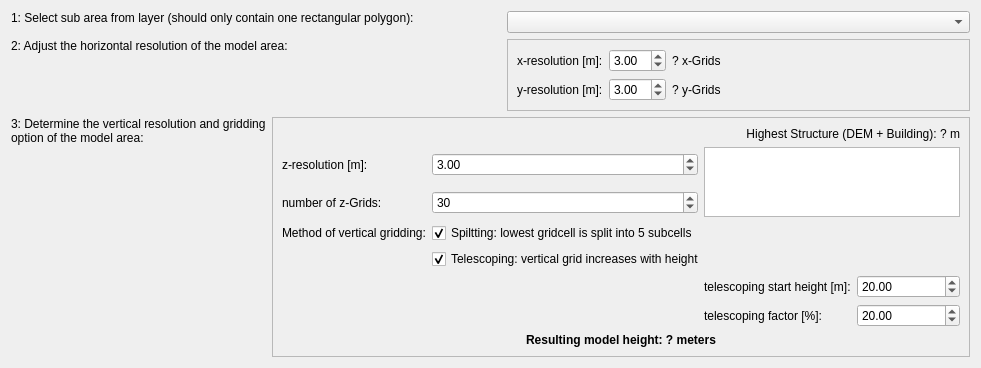
                    <widget class="QWidget" name="tab_2">
                     <attribute name="title">
                      <string>General Settings</string>
                     </attribute>
                     <layout class="QGridLayout" name="gridLayout_11">
                      <item row="3" column="1" rowspan="2" colspan="3">
                       <widget class="QFrame" name="frm_vertExt">
                        <property name="frameShape">
                         <enum>QFrame::StyledPanel</enum>
                        </property>
                        <property name="frameShadow">
                         <enum>QFrame::Raised</enum>
                        </property>
                        <layout class="QGridLayout" name="gridLayout_13">
                         <item row="14" column="0" colspan="4">
                          <widget class="QLabel" name="l_zHeight">
                           <property name="sizePolicy">
                            <sizepolicy hsizetype="Expanding" vsizetype="Preferred">
                             <horstretch>0</horstretch>
                             <verstretch>0</verstretch>
                            </sizepolicy>
                           </property>
                           <property name="font">
                            <font>
                             <weight>75</weight>
                             <bold>true</bold>
                            </font>
                           </property>
                           <property name="text">
                            <string>Resulting model height: ? meters</string>
                           </property>
                           <property name="alignment">
                            <set>Qt::AlignCenter</set>
                           </property>
                          </widget>
                         </item>
                         <item row="12" column="2">
                          <widget class="QLabel" name="l_zGrids_4">
                           <property name="text">
                            <string>telescoping factor [%]:</string>
                           </property>
                          </widget>
                         </item>
                         <item row="4" column="1">
                          <widget class="QgsSpinBox" name="se_zGrids">
                           <property name="sizePolicy">
                            <sizepolicy hsizetype="Minimum" vsizetype="Fixed">
                             <horstretch>0</horstretch>
                             <verstretch>0</verstretch>
                            </sizepolicy>
                           </property>
                           <property name="minimum">
                            <number>1</number>
                           </property>
                           <property name="value">
                            <number>30</number>
                           </property>
                           <property name="showClearButton">
                            <bool>false</bool>
                           </property>
                           <property name="clearValue">
                            <bool>false</bool>
                           </property>
                          </widget>
                         </item>
                         <item row="3" column="2" rowspan="2" colspan="2">
                          <widget class="QTextBrowser" name="tb_zPreview">
                           <property name="sizePolicy">
                            <sizepolicy hsizetype="Expanding" vsizetype="Expanding">
                             <horstretch>0</horstretch>
                             <verstretch>0</verstretch>
                            </sizepolicy>
                           </property>
                          </widget>
                         </item>
                         <item row="12" column="3">
                          <widget class="QgsDoubleSpinBox" name="se_teleStretch">
                           <property name="minimum">
                            <double>0.000000000000000</double>
                           </property>
                           <property name="maximum">
                            <double>30.000000000000000</double>
                           </property>
                           <property name="value">
                            <double>20.000000000000000</double>
                           </property>
                           <property name="showClearButton">
                            <bool>false</bool>
                           </property>
                          </widget>
                         </item>
                         <item row="4" column="0">
                          <widget class="QLabel" name="l_zGrids">
                           <property name="text">
                            <string>number of z-Grids:</string>
                           </property>
                          </widget>
                         </item>
                         <item row="3" column="1">
                          <widget class="QgsDoubleSpinBox" name="se_dz">
                           <property name="sizePolicy">
                            <sizepolicy hsizetype="Preferred" vsizetype="Fixed">
                             <horstretch>0</horstretch>
                             <verstretch>0</verstretch>
                            </sizepolicy>
                           </property>
                           <property name="minimum">
                            <double>0.500000000000000</double>
                           </property>
                           <property name="maximum">
                            <double>99.000000000000000</double>
                           </property>
                           <property name="singleStep">
                            <double>0.500000000000000</double>
                           </property>
                           <property name="value">
                            <double>3.000000000000000</double>
                           </property>
                           <property name="showClearButton">
                            <bool>false</bool>
                           </property>
                           <property name="clearValue">
                            <bool>false</bool>
                           </property>
                          </widget>
                         </item>
                         <item row="10" column="2">
                          <widget class="QLabel" name="l_zGrids_3">
                           <property name="text">
                            <string>telescoping start height [m]:</string>
                           </property>
                          </widget>
                         </item>
                         <item row="10" column="3">
                          <widget class="QgsDoubleSpinBox" name="se_teleStart">
                           <property name="minimum">
                            <double>0.000000000000000</double>
                           </property>
                           <property name="maximum">
                            <double>99999.990000000005239</double>
                           </property>
                           <property name="value">
                            <double>20.000000000000000</double>
                           </property>
                           <property name="showClearButton">
                            <bool>false</bool>
                           </property>
                          </widget>
                         </item>
                         <item row="3" column="0">
                          <widget class="QLabel" name="l_zGrids_2">
                           <property name="text">
                            <string>z-resolution [m]:</string>
                           </property>
                          </widget>
                         </item>
                         <item row="0" column="1" colspan="3">
                          <widget class="QLabel" name="l_highestStruct">
                           <property name="sizePolicy">
                            <sizepolicy hsizetype="Expanding" vsizetype="Preferred">
                             <horstretch>0</horstretch>
                             <verstretch>0</verstretch>
                            </sizepolicy>
                           </property>
                           <property name="text">
                            <string>Highest Structure (DEM + Building): ? m</string>
                           </property>
                           <property name="alignment">
                            <set>Qt::AlignRight|Qt::AlignTrailing|Qt::AlignVCenter</set>
                           </property>
                          </widget>
                         </item>
                         <item row="5" column="0">
                          <widget class="QLabel" name="l_zGrids_5">
                           <property name="text">
                            <string>Method of vertical gridding:</string>
                           </property>
                          </widget>
                         </item>
                         <item row="7" column="1" colspan="3">
                          <widget class="QCheckBox" name="chk_useTelescoping">
                           <property name="text">
                            <string>Telescoping: vertical grid increases with height</string>
                           </property>
                           <property name="checked">
                            <bool>true</bool>
                           </property>
                          </widget>
                         </item>
                         <item row="5" column="1">
                          <widget class="QCheckBox" name="chk_useSplitting">
                           <property name="text">
                            <string>Spiltting: lowest gridcell is split into 5 subcells</string>
                           </property>
                           <property name="checked">
                            <bool>true</bool>
                           </property>
                          </widget>
                         </item>
                        </layout>
                       </widget>
                      </item>
                      <item row="0" column="2" colspan="2">
                       <widget class="QgsMapLayerComboBox" name="cb_subArea">
                        <property name="currentIndex">
                         <number>-1</number>
                        </property>
                        <property name="allowEmptyLayer">
                         <bool>true</bool>
                        </property>
                       </widget>
                      </item>
                      <item row="1" column="0" colspan="2">
                       <widget class="QLabel" name="label_29">
                        <property name="text">
                         <string>2: Adjust the horizontal resolution of the model area:</string>
                        </property>
                        <property name="alignment">
                         <set>Qt::AlignLeading|Qt::AlignLeft|Qt::AlignTop</set>
                        </property>
                        <property name="wordWrap">
                         <bool>true</bool>
                        </property>
                       </widget>
                      </item>
                      <item row="3" column="0">
                       <widget class="QLabel" name="label_30">
                        <property name="sizePolicy">
                         <sizepolicy hsizetype="Minimum" vsizetype="Preferred">
                          <horstretch>0</horstretch>
                          <verstretch>0</verstretch>
                         </sizepolicy>
                        </property>
                        <property name="text">
                         <string>3: Determine the vertical resolution and gridding option of the model area:</string>
                        </property>
                        <property name="alignment">
                         <set>Qt::AlignLeading|Qt::AlignLeft|Qt::AlignTop</set>
                        </property>
                        <property name="wordWrap">
                         <bool>true</bool>
                        </property>
                       </widget>
                      </item>
                      <item row="1" column="2" colspan="2">
                       <widget class="QFrame" name="frm_horExt">
                        <property name="sizePolicy">
                         <sizepolicy hsizetype="Minimum" vsizetype="Preferred">
                          <horstretch>0</horstretch>
                          <verstretch>0</verstretch>
                         </sizepolicy>
                        </property>
                        <property name="frameShape">
                         <enum>QFrame::StyledPanel</enum>
                        </property>
                        <property name="frameShadow">
                         <enum>QFrame::Raised</enum>
                        </property>
                        <layout class="QGridLayout" name="gridLayout_12">
                         <item row="2" column="0">
                          <widget class="QLabel" name="l_xGrids_3">
                           <property name="text">
                            <string>y-resolution [m]:</string>
                           </property>
                          </widget>
                         </item>
                         <item row="2" column="1">
                          <widget class="QgsDoubleSpinBox" name="se_dy">
                           <property name="sizePolicy">
                            <sizepolicy hsizetype="Minimum" vsizetype="Fixed">
                             <horstretch>0</horstretch>
                             <verstretch>0</verstretch>
                            </sizepolicy>
                           </property>
                           <property name="minimum">
                            <double>0.500000000000000</double>
                           </property>
                           <property name="maximum">
                            <double>99.000000000000000</double>
                           </property>
                           <property name="singleStep">
                            <double>0.500000000000000</double>
                           </property>
                           <property name="value">
                            <double>3.000000000000000</double>
                           </property>
                           <property name="showClearButton">
                            <bool>false</bool>
                           </property>
                           <property name="clearValue">
                            <bool>false</bool>
                           </property>
                          </widget>
                         </item>
                         <item row="0" column="1">
                          <widget class="QgsDoubleSpinBox" name="se_dx">
                           <property name="minimum">
                            <double>0.500000000000000</double>
                           </property>
                           <property name="maximum">
                            <double>99.000000000000000</double>
                           </property>
                           <property name="singleStep">
                            <double>0.500000000000000</double>
                           </property>
                           <property name="value">
                            <double>3.000000000000000</double>
                           </property>
                           <property name="showClearButton">
                            <bool>false</bool>
                           </property>
                           <property name="clearValue">
                            <bool>false</bool>
                           </property>
                          </widget>
                         </item>
                         <item row="2" column="2">
                          <widget class="QLabel" name="l_yGrids">
                           <property name="sizePolicy">
                            <sizepolicy hsizetype="Expanding" vsizetype="Preferred">
                             <horstretch>0</horstretch>
                             <verstretch>0</verstretch>
                            </sizepolicy>
                           </property>
                           <property name="text">
                            <string>? y-Grids</string>
                           </property>
                          </widget>
                         </item>
                         <item row="0" column="2">
                          <widget class="QLabel" name="l_xGrids">
                           <property name="text">
                            <string>? x-Grids</string>
                           </property>
                          </widget>
                         </item>
                         <item row="0" column="0">
                          <widget class="QLabel" name="l_xGrids_2">
                           <property name="text">
                            <string>x-resolution [m]:</string>
                           </property>
                          </widget>
                         </item>
                        </layout>
                       </widget>
                      </item>
                      <item row="0" column="0" colspan="2">
                       <widget class="QLabel" name="label_20">
                        <property name="text">
                         <string>1: Select sub area from layer (should only contain one rectangular polygon):</string>
                        </property>
                        <property name="alignment">
                         <set>Qt::AlignLeading|Qt::AlignLeft|Qt::AlignTop</set>
                        </property>
                        <property name="wordWrap">
                         <bool>true</bool>
                        </property>
                       </widget>
                      </item>
                     </layout>
                    </widget>
